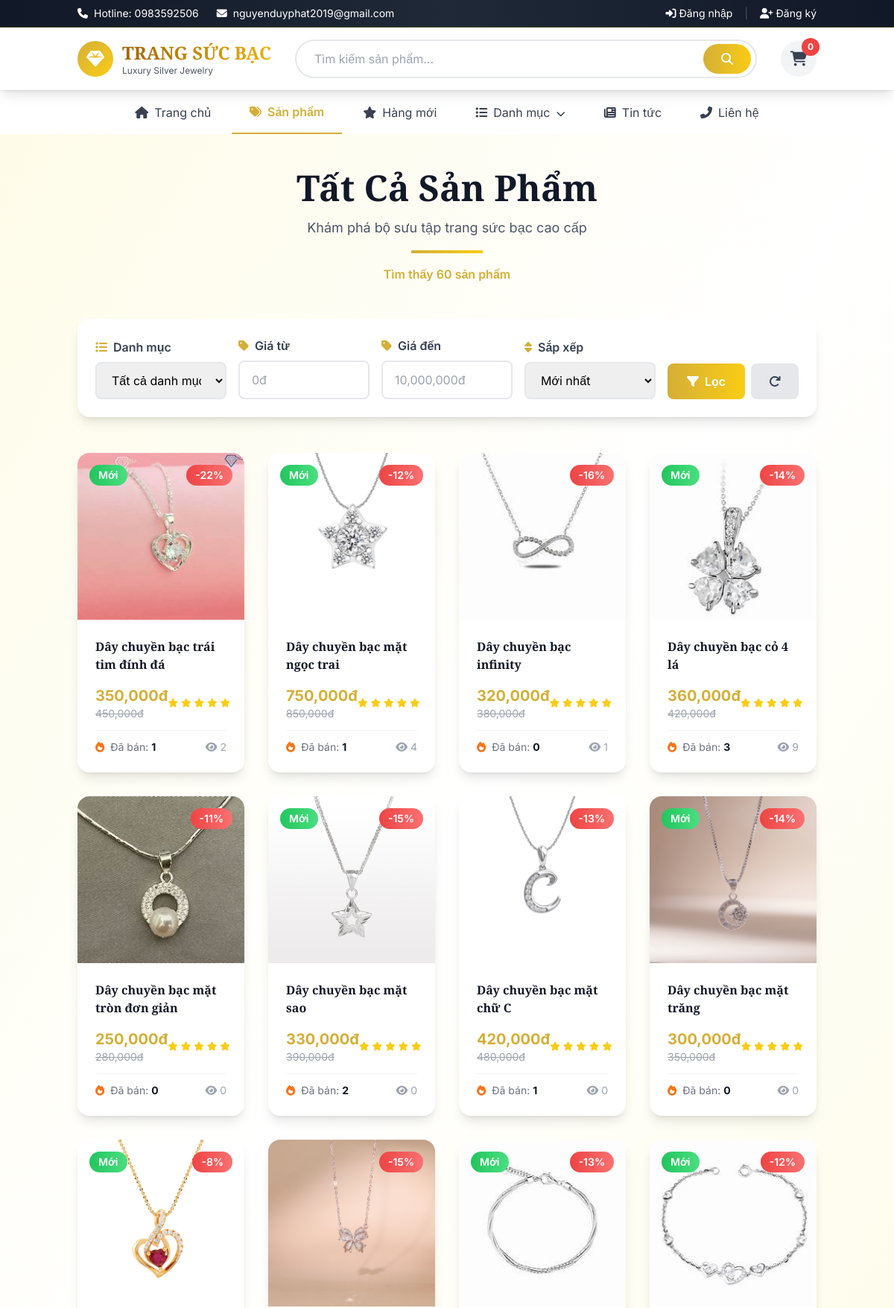
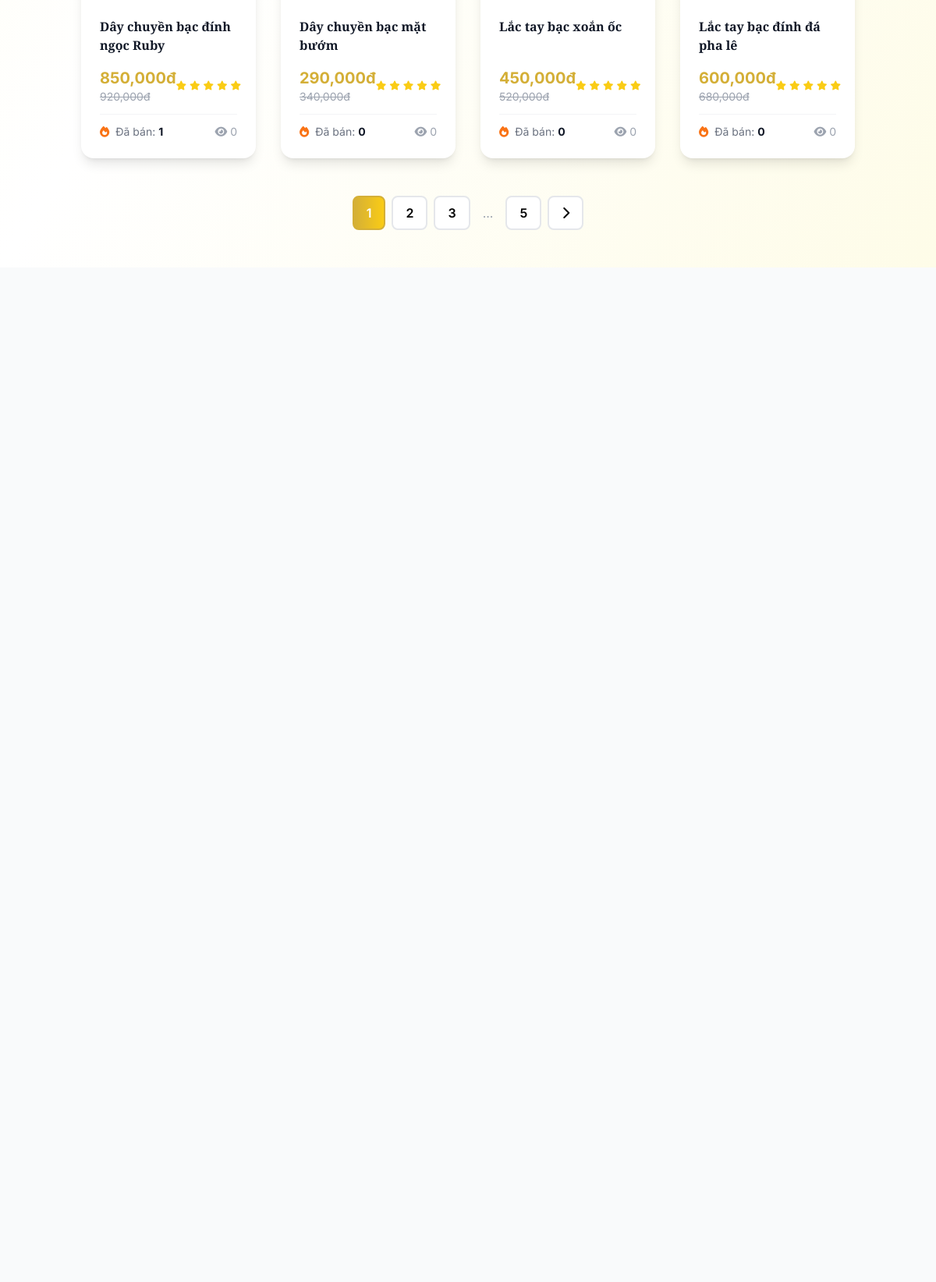
/products.php (upper part), run on the app's committed database (2 pictures, top to bottom).
### tables this page shows
CREATE TABLE `products` (
  `id` int(11) NOT NULL,
  `category_id` int(11) NOT NULL,
  `name` varchar(255) NOT NULL,
  `slug` varchar(255) NOT NULL,
  `description` text DEFAULT NULL,
  `price` decimal(10,2) NOT NULL,
  `sale_price` decimal(10,2) DEFAULT NULL,
  `image` varchar(255) DEFAULT NULL,
  `images` text DEFAULT NULL,
  `quantity` int(11) DEFAULT 0,
  `weight` decimal(8,2) DEFAULT NULL,
  `material` varchar(100) DEFAULT NULL,
  `is_new` tinyint(1) DEFAULT 0,
  `is_featured` tinyint(1) DEFAULT 0,
  `status` tinyint(1) DEFAULT 1,
  `views` int(11) DEFAULT 0,
  `created_at` timestamp NOT NULL DEFAULT current_timestamp(),
  `updated_at` timestamp NOT NULL DEFAULT current_timestamp() ON UPDATE current_timestamp()
);

### products.php (the view, shortened to what this page needs)
<?php
require_once 'includes/config.php';
$min_price = isset($_GET['min_price']) ? (int)$_GET['min_price'] : 0;
$max_price = isset($_GET['max_price']) ? (int)$_GET['max_price'] : 10000000;
$sort = isset($_GET['sort']) ? $_GET['sort'] : 'newest';
$limit = 12;
$page = isset($_GET['page']) ? (int)$_GET['page'] : 1;
$offset = ($page - 1) * $limit;
$where = "status = 1";
switch($sort) {
    default:
        $order = "created_at DESC";
        break;
}
$total = mysqli_fetch_assoc(mysqli_query($conn, "SELECT COUNT(*) as count FROM products WHERE $where"))['count'];
$total_pages = ceil($total / $limit);
$products = mysqli_query($conn, "SELECT * FROM products WHERE $where ORDER BY $order LIMIT $limit OFFSET $offset");
function getSoldCount($conn, $product_id) {
    $sql = "SELECT SUM(od.quantity) as total_sold
            FROM order_details od
            INNER JOIN orders o ON od.order_id = o.id
            WHERE od.product_id = $product_id
            AND o.order_status IN ('confirmed', 'shipping', 'completed')";
    $result = mysqli_query($conn, $sql);
    if ($result && mysqli_num_rows($result) > 0) {
        $data = mysqli_fetch_assoc($result);
        return $data['total_sold'] ? (int)$data['total_sold'] : 0;
    }
    return 0;
}
include 'includes/header.php';
?>
<div class="bg-gradient-to-br from-gold-50 via-white to-gold-50 py-12">
    <div class="container mx-auto px-4">
        <div class="text-center mb-12 animate-fadeInUp">
            <h1 class="text-5xl font-bold text-gray-900 mb-4">Tất Cả Sản Phẩm</h1>
            <p class="text-gray-600 text-lg">Khám phá bộ sưu tập trang sức bạc cao cấp</p>
            <div class="w-24 h-1 bg-gradient-to-r from-gold-600 to-gold-400 mx-auto mt-4"></div>
            <p class="text-gold-600 font-semibold mt-4">Tìm thấy <?php echo $total; ?> sản phẩm</p>
        </div>
        <div class="bg-white rounded-2xl shadow-lg p-6 mb-12">
            <form method="GET" class="grid grid-cols-1 md:grid-cols-2 lg:grid-cols-5 gap-4 items-end">
                <div>
                    <label class="block mb-2 font-semibold text-gray-700"><i class="fas fa-list mr-2 text-gold-600"></i>Danh mục</label>
                    <select name="category" class="w-full px-4 py-3 rounded-lg border-2 border-gray-200 focus:border-gold-600 focus:outline-none transition">
                        <option value="0">Tất cả danh mục</option>
                    </select>
                </div>
                <div>
                    <label class="block mb-2 font-semibold text-gray-700"><i class="fas fa-tag mr-2 text-gold-600"></i>Giá từ</label>
                    <input type="number" name="min_price" value="<?php echo $min_price > 0 ? $min_price : ''; ?>" placeholder="0đ" class="w-full px-4 py-3 rounded-lg border-2 border-gray-200 focus:border-gold-600 focus:outline-none transition">
                </div>
                <div>
                    <label class="block mb-2 font-semibold text-gray-700"><i class="fas fa-tag mr-2 text-gold-600"></i>Giá đến</label>
                    <input type="number" name="max_price" value="<?php echo $max_price < 10000000 ? $max_price : ''; ?>" placeholder="10,000,000đ" class="w-full px-4 py-3 rounded-lg border-2 border-gray-200 focus:border-gold-600 focus:outline-none transition">
                </div>
                <div>
                    <label class="block mb-2 font-semibold text-gray-700"><i class="fas fa-sort mr-2 text-gold-600"></i>Sắp xếp</label>
                    <select name="sort" class="w-full px-4 py-3 rounded-lg border-2 border-gray-200 focus:border-gold-600 focus:outline-none transition">
                        <option value="newest" <?php echo $sort == 'newest' ? 'selected' : ''; ?>>Mới nhất</option>
                    </select>
                </div>
                <div class="flex gap-2">
                    <button type="submit" class="flex-1 px-6 py-3 bg-gradient-to-r from-gold-600 to-gold-400 text-white rounded-lg hover:shadow-lg transition-all font-semibold hover:scale-105">
                        <i class="fas fa-filter mr-2"></i>Lọc
                    </button>
                    <a href="products.php" class="px-6 py-3 bg-gray-200 text-gray-700 rounded-lg hover:bg-gray-300 transition font-semibold">
                        <i class="fas fa-redo"></i>
                    </a>
                </div>
            </form>
        </div>
        <?php if (mysqli_num_rows($products) > 0): ?>
        <div class="grid grid-cols-1 sm:grid-cols-2 lg:grid-cols-4 gap-8 mb-12">
            <?php while($product = mysqli_fetch_assoc($products)): ?>
            <div class="group bg-white rounded-2xl overflow-hidden shadow-lg hover:shadow-2xl transition-all duration-300 hover:-translate-y-2">
                <div class="relative overflow-hidden aspect-square">
                    <a href="product-detail.php?slug=<?php echo $product['slug']; ?>">
                        <img src="<?php echo BASE_URL; ?>assets/images/products/<?php echo $product['image']; ?>" alt="<?php echo htmlspecialchars($product['name']); ?>" class="w-full h-full object-cover group-hover:scale-110 transition-transform duration-500">
                    </a>
                    <?php if($product['is_new']): ?><span class="absolute top-4 left-4 px-3 py-1 bg-gradient-to-r from-green-500 to-green-400 text-white text-sm font-semibold rounded-full">Mới</span><?php endif; ?>
                    <?php if($product['sale_price'] && $product['sale_price'] < $product['price']): ?><span class="absolute top-4 right-4 px-3 py-1 bg-gradient-to-r from-red-500 to-red-400 text-white text-sm font-semibold rounded-full">-<?php echo round((($product['price'] - $product['sale_price']) / $product['price']) * 100); ?>%</span><?php endif; ?>
                </div>
                <div class="p-6">
                    <a href="product-detail.php?slug=<?php echo $product['slug']; ?>" class="block">
                        <h3 class="font-semibold text-gray-900 mb-2 hover:text-gold-600 transition line-clamp-2 h-12"><?php echo $product['name']; ?></h3>
                    </a>
                    <div class="flex items-center justify-between mt-4">
                        <?php if($product['sale_price'] && $product['sale_price'] < $product['price']): ?>
                        <div class="flex flex-col">
                            <span class="text-xl font-bold text-gold-600"><?php echo number_format($product['sale_price']); ?>đ</span>
                            <span class="text-sm text-gray-400 line-through"><?php echo number_format($product['price']); ?>đ</span>
                        </div>
                        <?php else: ?>
                        <span class="text-xl font-bold text-gold-600"><?php echo number_format($product['price']); ?>đ</span>
                        <?php endif; ?>
                        <div class="flex items-center space-x-1 text-yellow-400">
                            <i class="fas fa-star text-xs"></i>
                            <i class="fas fa-star text-xs"></i>
                            <i class="fas fa-star text-xs"></i>
                            <i class="fas fa-star text-xs"></i>
                            <i class="fas fa-star text-xs"></i>
                        </div>
                    </div>
                    <?php $sold = getSoldCount($conn, $product['id']); ?>
                    <div class="mt-3 pt-3 border-t border-gray-100 flex items-center justify-between text-sm">
                        <span class="text-gray-500 flex items-center">
                            <i class="fas fa-fire text-orange-500 mr-2"></i>
                            Đã bán: <strong class="text-gray-900 ml-1"><?php echo number_format($sold); ?></strong>
                        </span>
                        <span class="text-gray-400 flex items-center">
                            <i class="fas fa-eye mr-1"></i>
                            <?php echo number_format($product['views']); ?>
                        </span>
                    </div>
                </div>
            </div>
            <?php endwhile; ?>
        </div>
        <?php if ($total_pages > 1): ?>
        <div class="flex justify-center items-center space-x-2">
            <?php
            $query_params = $_GET; unset($query_params['page']);
            $query_string = http_build_query($query_params);
            $query_string = $query_string ? '&' . $query_string : '';
            if ($page > 1): ?>
            <a href="?page=<?php echo $page - 1; ?><?php echo $query_string; ?>" class="px-4 py-2 bg-white rounded-lg border-2 border-gray-200 hover:border-gold-600 hover:text-gold-600 transition font-semibold"><i class="fas fa-chevron-left"></i></a>
            <?php endif; for ($i = 1; $i <= $total_pages; $i++): if ($i == 1 || $i == $total_pages || ($i >= $page - 2 && $i <= $page + 2)): ?>
            <a href="?page=<?php echo $i; ?><?php echo $query_string; ?>" class="px-4 py-2 rounded-lg border-2 font-semibold transition <?php echo $page == $i ? 'bg-gradient-to-r from-gold-600 to-gold-400 text-white border-gold-600' : 'bg-white border-gray-200 hover:border-gold-600 hover:text-gold-600'; ?>"><?php echo $i; ?></a>
            <?php elseif ($i == $page - 3 || $i == $page + 3): echo '<span class="px-2 text-gray-400">...</span>'; endif; endfor; if ($page < $total_pages): ?>
            <a href="?page=<?php echo $page + 1; ?><?php echo $query_string; ?>" class="px-4 py-2 bg-white rounded-lg border-2 border-gray-200 hover:border-gold-600 hover:text-gold-600 transition font-semibold"><i class="fas fa-chevron-right"></i></a>
            <?php endif; ?>
        </div>
        <?php endif; ?>
        <?php endif; ?>
    </div>
</div>
<?php include 'includes/footer.php'; ?>

### includes/header.php (style rules this page uses)
body { font-family: 'Inter', sans-serif; }
h1, h2, h3, h4, h5, h6 { font-family: 'Playfair Display', serif; }
.animate-fadeInUp { animation: fadeInUp 0.6s ease-out; }

### data on the page
products: image (picture), is_new "Mới", (($product['price'] - $product['sale_price']) / $product['price']) * 100 "22", name "Dây chuyền bạc trái tim đính đá", sale_price "350,000", price "450,000", id "1", views "2"
products: image (picture), is_new "Mới", (($product['price'] - $product['sale_price']) / $product['price']) * 100 "12", name "Dây chuyền bạc mặt ngọc trai", sale_price "750,000", price "850,000", sold "1", views "4"
products: image (picture), (($product['price'] - $product['sale_price']) / $product['price']) * 100 "16", name "Dây chuyền bạc infinity", sale_price "320,000", price "380,000", sold "0", views "1"
products: image (picture), is_new "Mới", (($product['price'] - $product['sale_price']) / $product['price']) * 100 "14", name "Dây chuyền bạc cỏ 4 lá", sale_price "360,000", price "420,000", sold "3", views "9"
products: image (picture), (($product['price'] - $product['sale_price']) / $product['price']) * 100 "11", name "Dây chuyền bạc mặt tròn đơn giản", sale_price "250,000", price "280,000", sold "0", views "0"
products: image (picture), is_new "Mới", (($product['price'] - $product['sale_price']) / $product['price']) * 100 "15", name "Dây chuyền bạc mặt sao", sale_price "330,000", price "390,000", sold "2", views "0"
products: image (picture), (($product['price'] - $product['sale_price']) / $product['price']) * 100 "13", name "Dây chuyền bạc mặt chữ C", sale_price "420,000", price "480,000", sold "1", views "0"
products: image (picture), is_new "Mới", (($product['price'] - $product['sale_price']) / $product['price']) * 100 "14", name "Dây chuyền bạc mặt trăng", sale_price "300,000", price "350,000", sold "0", views "0"
products: image (picture), is_new "Mới", (($product['price'] - $product['sale_price']) / $product['price']) * 100 "8", name "Dây chuyền bạc đính ngọc Ruby", sale_price "850,000", price "920,000", sold "1", views "0"
products: image (picture), (($product['price'] - $product['sale_price']) / $product['price']) * 100 "15", name "Dây chuyền bạc mặt bướm", sale_price "290,000", price "340,000", sold "0", views "0"
products: image (picture), is_new "Mới", (($product['price'] - $product['sale_price']) / $product['price']) * 100 "13", name "Lắc tay bạc xoắn ốc", sale_price "450,000", price "520,000", sold "0", views "0"
products: image (picture), is_new "Mới", (($product['price'] - $product['sale_price']) / $product['price']) * 100 "12", name "Lắc tay bạc đính đá pha lê", sale_price "600,000", price "680,000", sold "0", views "0"

### other printed values
$cart_total "0"
$total "60"
